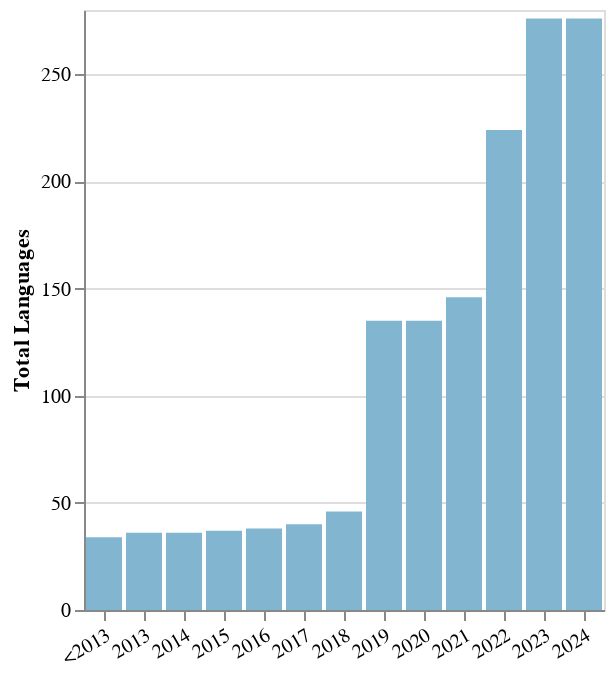

Notebook source saved alongside this figure:
### Code cell
df_speechlanguagesn["First Year Released"] = df_speechlanguagesn.groupby("Languages (ISO)")["Year Released"].transform("min")
df_speechlanguagesn = df_speechlanguagesn.drop_duplicates(subset=["Languages (ISO)"])

chart_langcount = alt.Chart(
    df_speechlanguagesn.groupby("First Year Released")["Languages (ISO)"].count().cumsum().reset_index(name="Total Languages")
).mark_bar().encode(
    x=alt.X(
        "First Year Released:N",
        title="",
        sort=YEARS_ORDER,
        axis=alt.Axis(labelAngle=-30)
    ),
    y=alt.Y(
        "Total Languages:Q",
        title="Total Languages"
    ),
    color=alt.value("#82b5cf")
)

if PLOT_TOFILE:
    chart_langcount.save(
        os.path.join(PLOT_DIR, "speech_languages-years.png"),
        ppi=PLOT_PPI
    )

chart_langcount

### Figure 1 — Vega-Lite specification as saved in the notebook (floating-point values rounded to 4 significant figures)
{"config": {"title": {"font": "Times New Roman"}, "axis": {"labelFont": "Times New Roman", "titleFont": "Times New Roman"}, "header": {"labelFont": "Times New Roman", "titleFont": "Times New Roman"}, "legend": {"labelFont": "Times New Roman", "titleFont": "Times New Roman"}, "text": {"font": "Times New Roman"}}, "data": {"name": "data-21a950f43518530def5634a74fd2b0c9"}, "mark": {"type": "bar"}, "encoding": {"color": {"value": "#82b5cf"}, "x": {"axis": {"labelAngle": -30}, "field": "First Year Released", "sort": ["<2013", "2013", "2014", "2015", "2016", "2017", "2018", "2019", "2020", "2021", "2022", "2023", "2024"], "title": "", "type": "nominal"}, "y": {"field": "Total Languages", "title": "Total Languages", "type": "quantitative"}}, "$schema": "https://vega.github.io/schema/vega-lite/v5.20.1.json", "datasets": {"data-21a950f43518530def5634a74fd2b0c9": [{"First Year Released": "<2013", "Total Languages": 34}, {"First Year Released": "2013", "Total Languages": 36}, {"First Year Released": "2014", "Total Languages": 36}, {"First Year Released": "2015", "Total Languages": 37}, {"First Year Released": "2016", "Total Languages": 38}, {"First Year Released": "2017", "Total Languages": 40}, {"First Year Released": "2018", "Total Languages": 46}, {"First Year Released": "2019", "Total Languages": 135}, {"First Year Released": "2020", "Total Languages": 135}, {"First Year Released": "2021", "Total Languages": 146}, {"First Year Released": "2022", "Total Languages": 224}, {"First Year Released": "2023", "Total Languages": 276}, {"First Year Released": "2024", "Total Languages": 276}]}}
